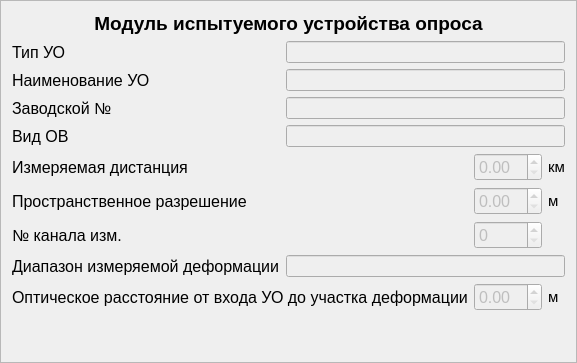
         <widget class="QFrame" name="module_surv_dev_frame">
          <property name="font">
           <font>
            <pointsize>12</pointsize>
           </font>
          </property>
          <property name="frameShape">
           <enum>QFrame::Shape::StyledPanel</enum>
          </property>
          <property name="frameShadow">
           <enum>QFrame::Shadow::Raised</enum>
          </property>
          <layout class="QGridLayout" name="gridLayout_5">
           <item row="2" column="0">
            <widget class="QLabel" name="label_name_uo">
             <property name="sizePolicy">
              <sizepolicy hsizetype="Fixed" vsizetype="Preferred">
               <horstretch>0</horstretch>
               <verstretch>0</verstretch>
              </sizepolicy>
             </property>
             <property name="font">
              <font>
               <pointsize>12</pointsize>
              </font>
             </property>
             <property name="text">
              <string>Наименование УО</string>
             </property>
            </widget>
           </item>
           <item row="5" column="2">
            <widget class="QDoubleSpinBox" name="dsbox_meas_dist">
             <property name="enabled">
              <bool>false</bool>
             </property>
            </widget>
           </item>
           <item row="3" column="0">
            <widget class="QLabel" name="label_fac_no">
             <property name="sizePolicy">
              <sizepolicy hsizetype="Fixed" vsizetype="Preferred">
               <horstretch>0</horstretch>
               <verstretch>0</verstretch>
              </sizepolicy>
             </property>
             <property name="font">
              <font>
               <pointsize>12</pointsize>
              </font>
             </property>
             <property name="text">
              <string>Заводской №</string>
             </property>
            </widget>
           </item>
           <item row="6" column="2">
            <widget class="QDoubleSpinBox" name="dsbox_spat_res">
             <property name="enabled">
              <bool>false</bool>
             </property>
            </widget>
           </item>
           <item row="10" column="0">
            <spacer name="verticalSpacer_2">
             <property name="orientation">
              <enum>Qt::Orientation::Vertical</enum>
             </property>
             <property name="sizeType">
              <enum>QSizePolicy::Policy::Expanding</enum>
             </property>
             <property name="sizeHint" stdset="0">
              <size>
               <width>20</width>
               <height>40</height>
              </size>
             </property>
            </spacer>
           </item>
           <item row="9" column="2">
            <widget class="QDoubleSpinBox" name="dsbox_opt_dist">
             <property name="enabled">
              <bool>false</bool>
             </property>
            </widget>
           </item>
           <item row="7" column="0">
            <widget class="QLabel" name="label_chan_no">
             <property name="sizePolicy">
              <sizepolicy hsizetype="Fixed" vsizetype="Preferred">
               <horstretch>0</horstretch>
               <verstretch>0</verstretch>
              </sizepolicy>
             </property>
             <property name="text">
              <string>№ канала изм.</string>
             </property>
            </widget>
           </item>
           <item row="5" column="1">
            <spacer name="horizontalSpacer_3">
             <property name="orientation">
              <enum>Qt::Orientation::Horizontal</enum>
             </property>
             <property name="sizeHint" stdset="0">
              <size>
               <width>40</width>
               <height>20</height>
              </size>
             </property>
            </spacer>
           </item>
           <item row="5" column="0">
            <widget class="QLabel" name="label_meas_dist">
             <property name="sizePolicy">
              <sizepolicy hsizetype="Fixed" vsizetype="Preferred">
               <horstretch>0</horstretch>
               <verstretch>0</verstretch>
              </sizepolicy>
             </property>
             <property name="text">
              <string>Измеряемая дистанция</string>
             </property>
            </widget>
           </item>
           <item row="6" column="3">
            <widget class="QLabel" name="label_units_spat_res">
             <property name="font">
              <font>
               <pointsize>11</pointsize>
              </font>
             </property>
             <property name="text">
              <string>м</string>
             </property>
            </widget>
           </item>
           <item row="1" column="0">
            <widget class="QLabel" name="label_type_uo">
             <property name="sizePolicy">
              <sizepolicy hsizetype="Fixed" vsizetype="Preferred">
               <horstretch>0</horstretch>
               <verstretch>0</verstretch>
              </sizepolicy>
             </property>
             <property name="font">
              <font>
               <pointsize>12</pointsize>
              </font>
             </property>
             <property name="text">
              <string>Тип УО</string>
             </property>
            </widget>
           </item>
           <item row="8" column="1" colspan="3">
            <widget class="QLineEdit" name="ledit_diap_meas_def">
             <property name="enabled">
              <bool>false</bool>
             </property>
             <property name="font">
              <font>
               <pointsize>9</pointsize>
              </font>
             </property>
            </widget>
           </item>
           <item row="7" column="2">
            <widget class="QSpinBox" name="sbox_chan_no">
             <property name="enabled">
              <bool>false</bool>
             </property>
            </widget>
           </item>
           <item row="3" column="1" colspan="3">
            <widget class="QLineEdit" name="ledit_fac_no">
             <property name="enabled">
              <bool>false</bool>
             </property>
             <property name="font">
              <font>
               <pointsize>9</pointsize>
              </font>
             </property>
            </widget>
           </item>
           <item row="8" column="0">
            <widget class="QLabel" name="label_diap_meas_def">
             <property name="sizePolicy">
              <sizepolicy hsizetype="Fixed" vsizetype="Preferred">
               <horstretch>0</horstretch>
               <verstretch>0</verstretch>
              </sizepolicy>
             </property>
             <property name="text">
              <string>Диапазон измеряемой деформации</string>
             </property>
            </widget>
           </item>
           <item row="5" column="3">
            <widget class="QLabel" name="label_units_meas_dist">
             <property name="font">
              <font>
               <pointsize>11</pointsize>
              </font>
             </property>
             <property name="text">
              <string>км</string>
             </property>
            </widget>
           </item>
           <item row="9" column="3">
            <widget class="QLabel" name="label_units_opt_dist">
             <property name="font">
              <font>
               <pointsize>11</pointsize>
              </font>
             </property>
             <property name="text">
              <string>м</string>
             </property>
            </widget>
           </item>
           <item row="1" column="1" colspan="3">
            <widget class="QLineEdit" name="ledit_type_uo">
             <property name="enabled">
              <bool>false</bool>
             </property>
             <property name="sizePolicy">
              <sizepolicy hsizetype="Expanding" vsizetype="Fixed">
               <horstretch>0</horstretch>
               <verstretch>0</verstretch>
              </sizepolicy>
             </property>
             <property name="font">
              <font>
               <pointsize>9</pointsize>
              </font>
             </property>
            </widget>
           </item>
           <item row="9" column="0" colspan="2">
            <widget class="QLabel" name="label_opt_dist">
             <property name="sizePolicy">
              <sizepolicy hsizetype="Fixed" vsizetype="Preferred">
               <horstretch>0</horstretch>
               <verstretch>0</verstretch>
              </sizepolicy>
             </property>
             <property name="text">
              <string>Оптическое расстояние от входа УО до участка деформации</string>
             </property>
            </widget>
           </item>
           <item row="6" column="0">
            <widget class="QLabel" name="label_spat_res">
             <property name="sizePolicy">
              <sizepolicy hsizetype="Fixed" vsizetype="Preferred">
               <horstretch>0</horstretch>
               <verstretch>0</verstretch>
              </sizepolicy>
             </property>
             <property name="text">
              <string>Пространственное разрешение</string>
             </property>
            </widget>
           </item>
           <item row="2" column="1" colspan="3">
            <widget class="QLineEdit" name="ledit_name_uo">
             <property name="enabled">
              <bool>false</bool>
             </property>
             <property name="font">
              <font>
               <pointsize>9</pointsize>
              </font>
             </property>
            </widget>
           </item>
           <item row="0" column="0" colspan="4">
            <widget class="QLabel" name="label_module_surv_dev">
             <property name="font">
              <font>
               <pointsize>14</pointsize>
               <bold>true</bold>
              </font>
             </property>
             <property name="text">
              <string>Модуль испытуемого устройства опроса</string>
             </property>
             <property name="alignment">
              <set>Qt::AlignmentFlag::AlignHCenter|Qt::AlignmentFlag::AlignTop</set>
             </property>
            </widget>
           </item>
           <item row="4" column="0">
            <widget class="QLabel" name="label_type_of">
             <property name="sizePolicy">
              <sizepolicy hsizetype="Fixed" vsizetype="Preferred">
               <horstretch>0</horstretch>
               <verstretch>0</verstretch>
              </sizepolicy>
             </property>
             <property name="text">
              <string>Вид ОВ</string>
             </property>
            </widget>
           </item>
           <item row="4" column="1" colspan="3">
            <widget class="QLineEdit" name="ledit_type_of">
             <property name="enabled">
              <bool>false</bool>
             </property>
             <property name="font">
              <font>
               <pointsize>9</pointsize>
              </font>
             </property>
            </widget>
           </item>
          </layout>
         </widget>
